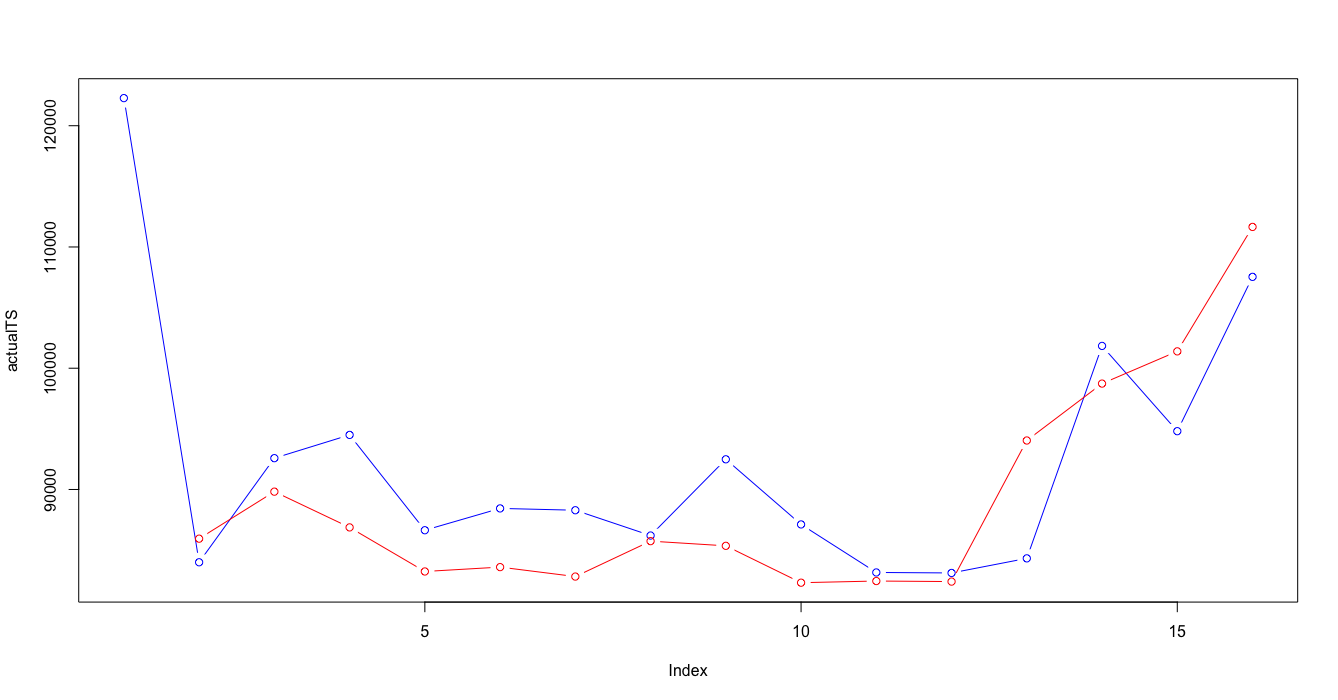

Write the R code that produced this figure.
# par(mfrow = c(1, 1))
# due possibilità
# quell'ente per questo reparto nel 2017 a che cluster assomoglia?
# dovresti porendere tutti i cluster che ho, tagliare le 52 colonne a 17, calcolo il prototipo (media, centroidi calcolati sui 17) quale centroide è più simile al 2017?
# confornto i prototype con distanza coseno
# prendo i prototipi dei cluster, calcolo la distanza coseno 

require(zoo)



shift <- function(x, n, invert=FALSE, default=NA){
  stopifnot(length(x)>=n)
  if(n==0){
    return(x)
  }
  n <- ifelse(invert, n*(-1), n)
  if(n<0){
    n <- abs(n)
    forward=FALSE
  }else{
    forward=TRUE
  }
  if(forward){
    return(c(rep(default, n), x[seq_len(length(x)-n)]))
  }
  if(!forward){
    return(c(x[seq_len(length(x)-n)+n], rep(default, n)))
  }
}


clusterVector2017 <- c()
for (deptSelected in deptNumbersSecond) {
  
  
  tempDept <-
    appoggioDepts[(as.numeric(as.character(clusterDataframe$REPARTO)) == deptSelected),]
  
  reversedStoreOrderedByWeek2017 <- t(storeOrderedByWeek[which(storeOrderedByWeek$REPARTO==deptSelected & storeOrderedByWeek$ANNONO== 2017),])
  reversedStoreForCluster2017 <- reversedStoreOrderedByWeek2017
  
  for(storeNo in storesNumbersSecond){
    #print((match(storeNo,storesNumbersSecond)))
    reversedStoreForCluster2017<- rbind(reversedStoreForCluster2017 , reversedStoreOrderedByWeek2017[(3+(match(storeNo,storesNumbersSecond))),])
    
  }
  clusterVectorForGraph <- c()
  clusterCentroids <- data.frame()
  clusterMedoids <- data.frame()
  
  
  # 
  clusterVectorForGraph<- append(clusterVectorForGraph, listAllDeptYear[[match(deptSelected, deptNumbersSecond)]][[5]][[match(deptSelected, deptNumbersSecond)]])
  
  # clusterCentroids<- rbind(clusterCentroids, listYears[[match(yearSelected, yearList2)]][[match(deptSelected, deptNumbersSecond)]][[1]][[match(deptSelected, deptNumbersSecond)]]$prototypes)
  
  
  clusterNo<- unique(clusterVectorForGraph)
  clusterNo <- sort(clusterNo, decreasing = FALSE)
  
  clusterCentroids <- unname(clusterCentroids)
  clusterMedoids <- unname(clusterMedoids)
  
  
  
  # 
  # print(match(deptSelected, deptNumbersSecond))
  # print(max(clusterNo))
  # print(listAllDeptYear[[match(deptSelected, deptNumbersSecond)]][[1]][[max(clusterNo)]]$prototypes)
  
  for(clst in clusterNo){
    clusterMedoids <- rbind(clusterMedoids, (colMeans(appoggioDepts[which(as.numeric(as.character(appoggioDepts$REPARTO)) == as.numeric(deptSelected) & as.numeric(as.character(appoggioDepts$clusterVector)) == as.numeric(clst)),5:ncol(appoggioDepts)])))
  }
  
  
  clusterCentroids<- rbind(clusterCentroids, unname(listAllDeptYear[[match(deptSelected, deptNumbersSecond)]][[1]][[max(clusterNo)]]$prototypes ))
  
  names(clusterMedoids)<- names(clusterCentroids)
  
  clusterMedoids <- clusterMedoids[,0:ncol(reversedStoreForCluster2017)]
  
  clusterCentroids <- clusterCentroids[,0:ncol(reversedStoreForCluster2017)]
  
  names(reversedStoreForCluster2017) <- names(clusterCentroids) 
  
  reversedStoreForCluster2017 <- unname(reversedStoreForCluster2017)
  reversedStoreForCluster2017 <- reversedStoreForCluster2017[(nrow(reversedStoreOrderedByWeek2017)+1):nrow(reversedStoreForCluster2017),]
  # reversedStoreForCluster2017 <- rbind (reversedStoreForCluster2017,clusterCentroids)
  reversedStoreForCluster2017 <- rbind (reversedStoreForCluster2017,clusterMedoids)
  reversedStoreForCluster2017 <- as.matrix(reversedStoreForCluster2017)
  
  
  
  cosineDistanceMatrix2017 <- matrix(nrow=nrow(reversedStoreForCluster2017),ncol=nrow(reversedStoreForCluster2017))
  
  for (x in 1:(nrow(reversedStoreForCluster2017)-max(clusterNo))){
    
    for(y in 7: nrow(reversedStoreForCluster2017)){
      
      cosineDistanceMatrix2017[x ,y ] <- (1 - ( (reversedStoreForCluster2017[x,] %*% reversedStoreForCluster2017[y,]) /
                                                  (sqrt((reversedStoreForCluster2017[x,]%*%reversedStoreForCluster2017[x,]) * (reversedStoreForCluster2017[y,]%*%reversedStoreForCluster2017[y,]) ))))
      
    }
  }
  
  cosineDistanceMatrix2017 <- na.omit(cosineDistanceMatrix2017[,colSums(is.na(cosineDistanceMatrix2017))<nrow(cosineDistanceMatrix2017)])
  
  clusterVector2017 <- append(clusterVector2017, c(which.min(cosineDistanceMatrix2017[1,]) , which.min(cosineDistanceMatrix2017[2,]) , which.min(cosineDistanceMatrix2017[3,]) , which.min(cosineDistanceMatrix2017[4,]) , which.min(cosineDistanceMatrix2017[5,]) , which.min(cosineDistanceMatrix2017[6,]) ))
  print(clusterVector2017)
  
}




clusterDataframe2017 <- as.data.frame( selectedStoreDeptAggregated$REPARTO)
clusterDataframe2017 <- cbind(clusterDataframe2017,selectedStoreDeptAggregated$ENTE)
clusterDataframe2017 <- cbind(clusterDataframe2017,selectedStoreDeptAggregated$ANNONO)



clusterDataframe2017 <- unique(clusterDataframe2017)


colnames(clusterDataframe2017) <- c("REPARTO","ENTE","ANNONO")



clusterDataframe2017 <- clusterDataframe2017[clusterDataframe2017$ANNONO == as.numeric("2017"), ]

clusterDataframe2017 <- (clusterDataframe2017[with(clusterDataframe2017, order(REPARTO, ANNONO , ENTE)), ])


clusterDataframeAllin <- rbind(clusterDataframe,clusterDataframe2017)
clusterDataframeAllin <- (clusterDataframeAllin[with(clusterDataframeAllin, order(REPARTO, ANNONO , ENTE)), ])






# clusterDepts <- selectedStoreDeptAggregated[which( (as.numeric(as.character(selectedStoreDeptAggregated$REPARTO)) %in% deptNumbersSecond)),]
# clusterDepts <- clusterDepts [which( (selectedStoreDeptAggregated$ANNONO %in% yearList2)),]
# 
# clusterDepts <- clusterDepts[!duplicated(clusterDepts[,c('REPARTO','ENTE','ANNONO')]),c('REPARTO','ENTE','ANNONO')]
clusterDepts2017 <- cbind(clusterDataframe2017, clusterVector2017)



colnames(clusterDepts2017) <- c("REPARTO","ENTE","ANNONO","clusterVector")
clusterDeptsAllin <- rbind(clusterDepts,clusterDepts2017)

View(clusterDeptsAllin)

appoggioDepts2017 <- data.frame()



for(repartoCurrent in unique(clusterDeptsAllin$REPARTO)){
  
  for(enteCurrent in storesNumbersSecond){
    
    for(annoCurrent in unique(clusterDeptsAllin$ANNONO)){   
      
      appoggioDepts2017 <- rbind.fill(appoggioDepts2017, cbind(clusterDeptsAllin[which( as.numeric(as.character(clusterDeptsAllin$REPARTO)) == as.numeric(repartoCurrent) & as.numeric(as.character(clusterDeptsAllin$ANNONO)) == as.numeric(annoCurrent) & as.numeric(as.character(clusterDeptsAllin$ENTE)) == as.numeric(enteCurrent)   ),
                                                                                 ],
                                                               t(storeOrderedByWeek[which( as.numeric(storeOrderedByWeek$REPARTO) == as.numeric(repartoCurrent) & as.numeric(storeOrderedByWeek$ANNONO) == as.numeric(annoCurrent) ) ,
                                                                                    (match(enteCurrent,storesNumbersSecond) +3)])) )
      
    }
    
  }
  
  
  
}

clusterCurrent <- 1
deptSelected <- 4

# View(appoggioDepts2017)
appoggioDepts2017 <- (appoggioDepts2017[with(appoggioDepts2017, order(REPARTO, ANNONO , ENTE)), ])
# appoggioDepts2017 <- appoggioDepts2017[,0:22]


assa <-t(appoggioDepts2017[which(as.numeric(as.character(appoggioDepts2017$REPARTO)) == as.numeric(deptSelected) &
                                   as.numeric(as.character(appoggioDepts2017$clusterVector)) == as.numeric(clusterCurrent)),5:ncol(appoggioDepts2017)])


predictData2 <- data.frame()
for(colAssa in c(1:6)){
  
  predictData2<- rbind(predictData2, na.omit(cbind( as.matrix(assa[,colAssa]), shift (as.matrix(assa[,colAssa]) ,-1),shift (as.matrix(assa[,colAssa]) ,-2))) )
}
colnames(predictData2) <- c("nolag","lag1","lag2")
testSet <- na.omit(data.frame(na.omit(assa[,8]), shift(na.omit(assa[,8]), -1 ), shift(na.omit(assa[,8]), -2 )))
# testSet <- rbind(testSet, na.omit(assa[,7]))
colnames(testSet) <- c("nolag","lag1","lag2")
predictFrame <- (c (as.vector(as.matrix(assa[,(1:6)])) , na.omit(as.vector(as.matrix(assa[,8])))))
predictInput <- cbind(shift(predictFrame,-1),shift(predictFrame,-2),predictFrame)
predictData <- predictInput[complete.cases(predictInput),]
colnames(predictData2) <- c("nolag","lag1","lag2")

# trainIndex <- 1:(nrow(predictData2))
training <- predictData2
rownames(training) <- NULL
#fine creazione del training set

#inizio creazione del test set
# test <- as.data.frame(predictData[-trainIndex,])
test <- testSet
rownames(test) <- NULL
#fine creazione del test set

bootControl <- trainControl(number=15)    #definisce il comportamento di apprendimento (k-folds cross validation?)
preProc <- c("center","scale")                #imposta i parametri per il preprocessing
set.seed(2)                                #setta uno scenario casuale
indexTrn <- ncol(training)                    # ???

#creazione del modello di apprendimento
#
svmFit <- train(training[,-1], training[,1], method="svmRadial", tuneLength=15, trnControl=bootControl)
# svmFit <- train(training[,-indexTrn],training[,indexTrn],method="svmRadial",tuneLength=15, trnControl=bootControl,preProcess = preProc ) 
svmBest <-svmFit$finalModel    #modello migliore trovato con i parametri forniti
predsvm <- predict(svmBest, test[,-1])
actualTS <- test[,1]
predictedTS <- predsvm

rmse( actual=actualTS[3:16], predicted=predictedTS[2:15] )
mae(actual=actualTS[3:16], predicted=predictedTS[2:15] )

cbind(actualTS,predictedTS)
par(mfrow = c(1, 1))
plot(actualTS,type="b",col="blue", ylim=c(min(actualTS,predictedTS),max(actualTS,predictedTS)))
lines(shift(predictedTS,1),type="b",col="red")


# trainingInput <- data.frame()
# for(colNumber in 1:ncol(assa)){
#   trainingInput <-rbind(trainingInput,cbind(assa[,colNumber],lagpad(assa[,colNumber],1),lagpad(assa[,colNumber],2)))
# }
# 
# cbind(assa[,1],lagpad(assa[,1],1),lagpad(assa[,1],2))
# 
# 
# for (deptSelected in deptNumbersSecond) {
#   clusterList <- unique(appoggioDepts2017[which(as.numeric(as.character(appoggioDepts2017$REPARTO)) == as.numeric(deptSelected)),]$clusterVector)
#   for(clusterCurrent in clusterList){
#     
#     t(appoggioDepts2017[which(as.numeric(as.character(appoggioDepts2017$REPARTO)) == as.numeric(deptSelected) &
#                                 as.numeric(as.character(appoggioDepts2017$clusterVector)) == as.numeric(clusterCurrent)),5:ncol(appoggioDepts2017)])
#   }
#   
#   
# }
# 
# MS.MIInput=merge(lag(MS.MIcut.z,1),lag(MS.MIcut.z,2),lag(MS.MIcut.z,3),lag(MS.MIcut.z,4),lag(MS.MIcut.z,5),lag(MS.MI.z,6),all=FALSE)
# 
# MS.MIData=merge(MS.MIInput,MS.MIcut.z,all=FALSE)
# MS.MIData=na.omit(MS.MIData)
# colnames(MS.MIData)=c("lag1","lag2","lag3","lag4","lag5","lag6","TARGET")
# #fine creazione
# 
# #inizio creazione del training set
# trainIndex=1:(nrow(MS.MIData)*0.75)
# training=as.data.frame(MS.MIData[trainIndex])
# rownames(training)=NULL
# #fine creazione del training set
# 
# #inizio creazione del test set
# test=as.data.frame(MS.MIData[-trainIndex])
# rownames(test)=NULL
# #fine creazione del test set
# 
# bootControl=trainControl(number=100)    #definisce il comportamento di apprendimento (k-folds cross validation?)
# preProc=c("center","scale")                #imposta i parametri per il preprocessing
# set.seed(2)                                #setta uno scenario casuale
# indexTrn=ncol(training)                    # ???
# 
# 
# 
